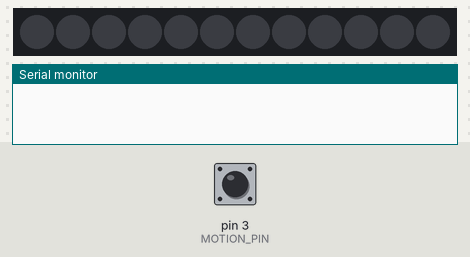
The sketch below on a simulated Arduino Uno, built with avr-gcc and run on an emulated ATmega328P. Parts: 12 RGB LEDs in strip order, left to right, the last lines printed to the serial monitor. The inputs (shaded band) are chosen by the test bench; at power-on: pin 3 (MOTION_PIN) LOW. The local clock reads 2024-03-15 10:24:30 at power-on unless the sketch sets it; storage starts empty.

Above: at 2.8 s.
2.9 s: pin 3 (MOTION_PIN) pulled HIGH for 1.2 s
At 3.4 s:
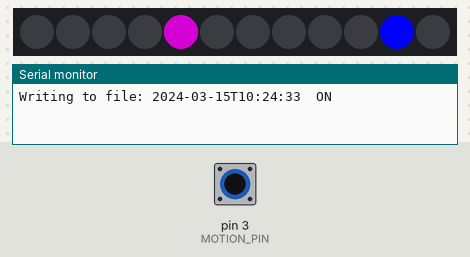
At 30.9 s:
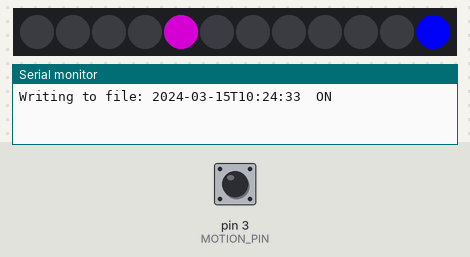
Timing chart, 0 to 31.6 s (numbered marks = the images above; inputs shaded):
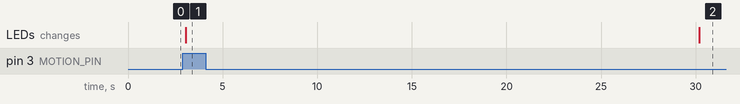

Measured:
- after the input at 2.9 s, the LEDs: change after 0.15 s (image 1)

The sketch:

LED_Ring__Clock.ino
```cpp
// Credits
//REF: Init code, https://www.hackster.io/ingo-lohs/mylight-clock-with-neopixel-ring-12-controlled-by-photon-59ce46
//REF: RTC R/W, https://learn.adafruit.com/adafruit-ds3231-precision-rtc-breakout/wiring-and-test
//REF: SD card, http://educ8s.com/Arduino/SDCard/SDCard_demo.ino
//Local: PIR_test sketch

// Purpose:
// * To provide illumination for room without switching the normal lights which is too much during mid-night.


// Wiring:
// <link>


// IDEAS & TODOs:
// * Q: How to make the code strong(still working LEDs) even some parts are removed one by one?
//   A:


#include <Wire.h>
#include "RTClib.h"
#include <Adafruit_NeoPixel.h>
#include <SD.h>
#include <SPI.h>

const int MOTION_PIN = 3; // Pin connected to motion detector
const int LED_PIN = LED_BUILTIN; // LED pin - active-high
const int CS_PIN = 10;

RTC_DS3231 rtc;
File file;

// IMPORTANT: Set pixel COUNT, PIN and TYPE
#define PIXEL_COUNT 12
#define PIXEL_PIN 6
#define PIXEL_TYPE WS2812


//int brightness_h = 10;        // 0-256 nonbright to bright
//int brightness_m = 10;        // 0-256 nonbright to bright
int delayval = 1000;          // update scene
int min_px;                   // minute-pixel
int h,m;                        // hour, miniute
unsigned color_m;             // minute-color
int R_h;                      // color-Definitions for hour and minute in RGB and if hour and minute-range is equal
int G_h;
int B_h;
int R_m;
int G_m;
int B_m;
int R_equal = 128;
int G_equal = 128;            // yellow
int B_equal = 0;
bool showPixelFlat = false;
bool lastStatus = false;
int auto_timeout = 90;  // SUG: should change to save power by learning behaviors(recorded history) Find pattern in day, week, month?
char *file2w;
DateTime lastInvokeTimestamp;
Adafruit_NeoPixel strip = Adafruit_NeoPixel(PIXEL_COUNT, PIXEL_PIN, NEO_GRB+ NEO_KHZ800);  // Instance the object

void setup() {
  Serial.begin(9600);

  // PIR
  // The PIR sensor's output signal is an open-collector,
  // so a pull-up resistor is required:
  pinMode(MOTION_PIN, INPUT_PULLUP);


  // RTC
  if (! rtc.begin()) {
    Serial.println("Couldn't find RTC");
    while (1);
  }

  if (rtc.lostPower()) {
    Serial.println("RTC lost power, lets set the time!");
    // following line sets the RTC to the date & time this sketch was compiled
    rtc.adjust(DateTime(F(__DATE__), F(__TIME__)));
    // This line sets the RTC with an explicit date & time, for example to set
    // January 21, 2014 at 3am you would call:
    // rtc.adjust(DateTime(2014, 1, 21, 3, 0, 0));
  }

  // Neopixel
  strip.begin();
  strip.clear();
  strip.show();

  // Timer , do NOT use millis() in case of overflow
  lastInvokeTimestamp = rtc.now();

  // Peristent on file
  initializeSD();
  file2w="sen_data/PIRCLK_1.TXT";
  createDirAtRoot("sen_data");
}

   /* the colors
    * yellow - 128,128,0
    * orange - 255,128,0
    * red    - 255,0,0
    * green  - 0,255,0
    * blue   - 0,0,255
    * purple - 128,0,128
    */


void loop() {

  int proximity = digitalRead(MOTION_PIN);

  if (proximity == HIGH) {
    // If the sensor's output goes HIGH, motion is detected
    digitalWrite(LED_PIN, HIGH);
    showPixelFlat = true;
    //reset timestamp
    lastInvokeTimestamp = rtc.now();
  } else {
    digitalWrite(LED_PIN, LOW);
    // set showPixelFlat to false if timeout
    if ( (rtc.now() - lastInvokeTimestamp).totalseconds() > auto_timeout && showPixelFlat ) {
      Serial.println("Turning off....");
      showPixelFlat = false;
      strip.clear();
      strip.show();
    }
  }

  // show piexel first, then record
  if (showPixelFlat) {
    showNeoPixel_12();
  }else {
    strip.clear();
    strip.show();
  }

  // use lastStatus instead of proximity to avoid multiple proximity invokes.
  log_status_change(showPixelFlat);

  delay(delayval);

}

/*****************************************************************  .
*  SD card related
******************************************************************/
void initializeSD()
{
  pinMode(CS_PIN, OUTPUT);

  if (SD.begin())
  {
//    Serial.println("SD card is ready to use.");
  } else
  {
//    Serial.println("SD card initialization failed");
    return;
  }
}

void log_status_change(bool isOn){

  if (isOn != lastStatus ) {
//     Serial.print("log_status_change .... new status : ");
//     Serial.println(isOn ? "ON" : "OFF");
     char buffer[50];

      // TODO: decoulple the RTC with File peristence
      DateTime dt = rtc.now();
      sprintf(buffer, "%d-%02d-%02dT%02d:%02d:%02d\t%s\0", dt.year(), dt.month(), dt.day(), dt.hour(), dt.minute(), dt.second(), isOn ? "ON":"OFF");
//      Serial.println(buffer);
      write_recording(buffer);
      // change to new status
      lastStatus = isOn;
      delay(2000);
  }
}

void write_recording(char text[]){
  createFile(file2w);
  writeToFile(text);
  closeFile();
}

void createDirAtRoot(char *folderName){
    if (SD.exists(folderName)) {
      Serial.println("Folder exists");
      //      printDirectory(entry, numTabs + 1);
    } else {
      SD.mkdir(folderName);
    }
}

int createFile(char filename[])
{
  file = SD.open(filename, FILE_WRITE);

  if (file)
  {
//    Serial.println("File created successfully.");
    return 1;
  } else
  {
//    Serial.println("Error while creating file.");
    return 0;
  }
}

int writeToFile(char text[])
{
  if (file)
  {
    file.println(text);
    Serial.print("Writing to file: ");
    Serial.println(text);
    return 1;
  } else
  {
    Serial.println("Couldn't write to file");
    return 0;
  }
}

void closeFile()
{
  if (file)
  {
    file.close();
//    Serial.println("File closed");
  }
}

int openFile(char filename[])
{
  file = SD.open(filename);
  if (file)
  {
//    Serial.println("File opened with success!");
    return 1;
  } else
  {
    Serial.println("Error opening file...");
    return 0;
  }
}

String readLine()
{
  String received = "";
  char ch;
  while (file.available())
  {
    ch = file.read();
    if (ch == '\n')
    {
      return String(received);
    }
    else
    {
      received += ch;
    }
  }
  return "";
}

/*****************************************************************  .
*  NeoPixel related
******************************************************************/
void showNeoPixel_12(){
    DateTime now = rtc.now();

    h = now.hour() % 12 ;
    m = now.minute();

    strip.clear(); // all already switched pixel turned off

    color_scheme();

    if (h == min_px) {
      strip.setPixelColor((h+6)%12,R_equal, G_equal, B_equal); // h: 1 Pixel in Yellow if hour and minute-range is equal
      strip.show();
    } else {
      // "(hr_or_min + 6) % 12" to allow correct display in up-side down position
      strip.setPixelColor((h+6)%12,R_h, G_h, B_h); // h: 1 Pixel in Red
      strip.setPixelColor((min_px+6)%12, R_m, G_m, B_m); // min_px: 1 Pixel represents a period from 5 min
      strip.show();
    }
  }

void color_scheme(){
//    // Scheme 1
//    if (m<5) {
//      min_px = 0;                   // 0 = first of in this case 12 pixel
//      color_m = (0,0,255);          // blue
//    } else if (m >= 5 && m<10) {
//      min_px = 1;
//      color_m = (0,0,255);          // blue
//    } else if (m >= 10 && m<15) {
//      min_px = 2;
//      color_m = (0,0,255);          // blue
//    } else if (m >= 15 && m<20) {
//      min_px = 3;
//      color_m = (0,0,255);          // blue
//    } else if (m >= 20 && m<25) {
//      min_px = 4;
//      color_m = (0,0,255);          // blue
//    } else if (m >= 25 && m<30) {
//      min_px = 5;
//      color_m = (0,0,255);          // blue
//    } else if (m >= 30 && m<35) {
//      min_px = 6;
//      color_m = (0,0,255);          // blue
//    } else if (m >= 35 && m<40) {
//      min_px = 7;
//      color_m = (0,0,255);          // blue
//    } else if (m >= 40 && m<45) {
//      min_px = 8;
//      color_m = (0,0,255);          // blue
//    } else if (m >= 45 && m<50) {
//      min_px = 9;
//      color_m = (0,0,255);          // blue
//    } else if (m >= 50 && m<55) {
//      min_px = 10;
//      color_m = (0,0,255);          // blue
//    } else if (m >= 55) {
//      min_px = 11;
//      color_m = (0,0,255);          // blue
//    }


    // Color Scheme 2, https://github.com/ILohs/MySketches/blob/master/MyNeopixelClock_v1.1
    //min_px = m / 5;
    if (m<5) {
      min_px = 0;  // 0 = first of in this case 12 pixel
        R_m = 0;
        G_m = 0;   // blue
        B_m = 255;
    } else if (m >= 5 && m<10) {
      min_px = 1;
        R_m = 0;
        G_m = 0;   // blue
        B_m = 255;
    } else if (m >= 10 && m<15) {
      min_px = 2;
        R_m = 0;
        G_m = 0;   // blue
        B_m = 255;
    } else if (m >= 15 && m<20) {
      min_px = 3;
        R_m = 0;
        G_m = 0;   // blue
        B_m = 255;
    } else if (m >= 20 && m<25) {
      min_px = 4;
        R_m = 0;
        G_m = 0;   // blue
        B_m = 255;
    } else if (m >= 25 && m<30) {
      min_px = 5;
        R_m = 0;
        G_m = 0;   // blue
        B_m = 255;
    } else if (m >= 30 && m<35) {
      min_px = 6;
        R_m = 0;
        G_m = 0;   // blue
        B_m = 255;
    } else if (m >= 35 && m<40) {
      min_px = 7;
        R_m = 0;
        G_m = 0;   // blue
        B_m = 255;
    } else if (m >= 40 && m<45) {
      min_px = 8;
        R_m = 0;
        G_m = 0;   // blue
        B_m = 255;
    } else if (m >= 45 && m<50) {
      min_px = 9;
        R_m = 0;
        G_m = 0;   // blue
        B_m = 255;
    } else if (m >= 50 && m<55) {
      min_px = 10;
        R_m = 0;
        G_m = 0;   // blue
        B_m = 255;
    } else if (m >= 55) {
      min_px = 11;
        R_m = 0;
        G_m = 0;   // blue
        B_m = 255;
    }

    /* the colors
    * yellow - 128,128,0
    * orange - 255,128,0
    * red    - 255,0,0
    * green  - 0,255,0
    * blue   - 0,0,255
    * purple - 128,0,128
    */

    if (h==0) {
        R_h = 255;
        G_h = 0;   // red at 12
        B_h = 0;
    } else if (h==1) {
        R_h = 255;
        G_h = 128; // orange at 1
        B_h = 0;
    } else if (h==2) {
        R_h = 128;
        G_h = 0;   // purple at 2
        B_h = 128;
    } else if (h==3) {
        R_h = 255;
        G_h = 0;   // red at 3
        B_h = 0;
    } else if (h==4) {
        R_h = 128;
        G_h = 0;   // purple at 4
        B_h = 128;
    } else if (h==5) {
        R_h = 255;
        G_h = 128;   // orange at 5
        B_h = 0;
    } else if (h==6) {
        R_h = 255;
        G_h = 0;   // red at 6
        B_h = 0;
    } else if (h==7) {
        R_h = 255;
        G_h = 128; // orange at 7
        B_h = 0;
    } else if (h==8) {
        R_h = 128;
        G_h = 0;   // purple at 8
        B_h = 128;
    } else if (h==9) {
        R_h = 255;
        G_h = 0;   // red at 9
        B_h = 0;
    } else if (h==10) {
        R_h = 128;
        G_h = 0;   // purple at 10
        B_h = 128;
    } else if (h==11) {
        R_h = 255;
        G_h = 128;   // orange at 11
        B_h = 0;
    }
}
```
